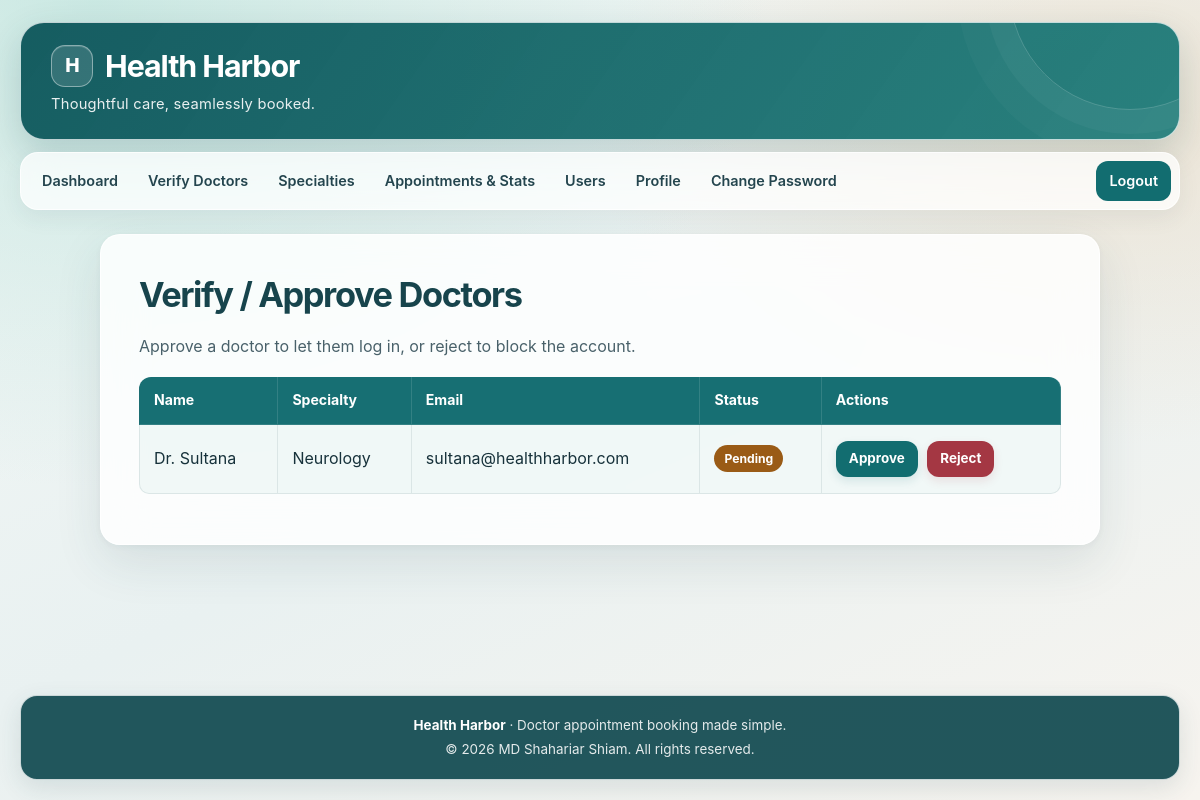
Screenshot of /View/verify_doctors.php (signed in) with the database file from the repository.
### tables this page shows
CREATE TABLE IF NOT EXISTS users (
    id        INT AUTO_INCREMENT PRIMARY KEY,
    name      VARCHAR(100) NOT NULL,
    email     VARCHAR(100) NOT NULL UNIQUE,
    password  VARCHAR(255) NOT NULL,
    phone     VARCHAR(20),
    role      ENUM('patient','doctor','admin') NOT NULL DEFAULT 'patient',
    specialty VARCHAR(100) DEFAULT NULL,
    status    VARCHAR(20) NOT NULL DEFAULT 'pending'
);

### Model/db.php (called while the page is built, shortened)
<?php
class db {
    function getPendingDoctors($connection) {
        $sql = "SELECT id, name, email, specialty FROM users WHERE role = 'doctor' AND status = 'pending'";
        return $connection->query($sql);
    }
}
?>

### View/verify_doctors.php (the view, shortened to what this page needs)
<?php
include "../Model/db.php";
$database   = new db();
$connection = $database->connection();
$pending    = $database->getPendingDoctors($connection);
?>
<!DOCTYPE html>
<html lang="en-US">
<head>
    <link rel="stylesheet" href="../Design/Style.css">
</head>
<body>
    <div class="header">
        <h2>Health Harbor</h2>
        <p>Thoughtful care, seamlessly booked.</p>
    </div>
    <div class="topnav">
      <a href="admin_dashboard.php">Dashboard</a>
      <a href="verify_doctors.php">Verify Doctors</a>
      <a href="manage_specialties.php">Specialties</a>
      <a href="view_appointments.php">Appointments &amp; Stats</a>
      <a href="manage_users.php">Users</a>
      <a href="profile.php">Profile</a>
      <a href="change_password.php">Change Password</a>
      <a class="right" href="logout.php">Logout</a>
    </div>
    <div class="container">
        <h1>Verify / Approve Doctors</h1>
        <p class="lead">Approve a doctor to let them log in, or reject to block the account.</p>
        <table class="data">
            <tr><th>Name</th><th>Specialty</th><th>Email</th><th>Status</th><th>Actions</th></tr>
            <?php if ($pending && $pending->num_rows > 0): ?>
                <?php while ($row = $pending->fetch_assoc()): ?>
                    <tr>
                        <td><?php echo htmlspecialchars($row["name"]); ?></td>
                        <td><?php echo htmlspecialchars($row["specialty"] ?? ""); ?></td>
                        <td><?php echo htmlspecialchars($row["email"]); ?></td>
                        <td><span class="badge wait">Pending</span></td>
                        <td>
                            <form method="post" action="../Controller/AdminController.php" style="display:inline">
                                <button class="btn small" type="submit" name="action" value="approve">Approve</button>
                                <button class="btn small btn-danger" type="submit" name="action" value="reject">Reject</button>
                            </form>
                        </td>
                    </tr>
                <?php endwhile; ?>
            <?php else: ?>
                <tr><td colspan="5" class="empty">No doctors are waiting for approval.</td></tr>
            <?php endif; ?>
        </table>
    </div>
    <?php include "footer.php"; ?>
</body>
</html>

### rows the page displays
users: name "Dr. Sultana", specialty "Neurology", email "sultana@healthharbor.com"
